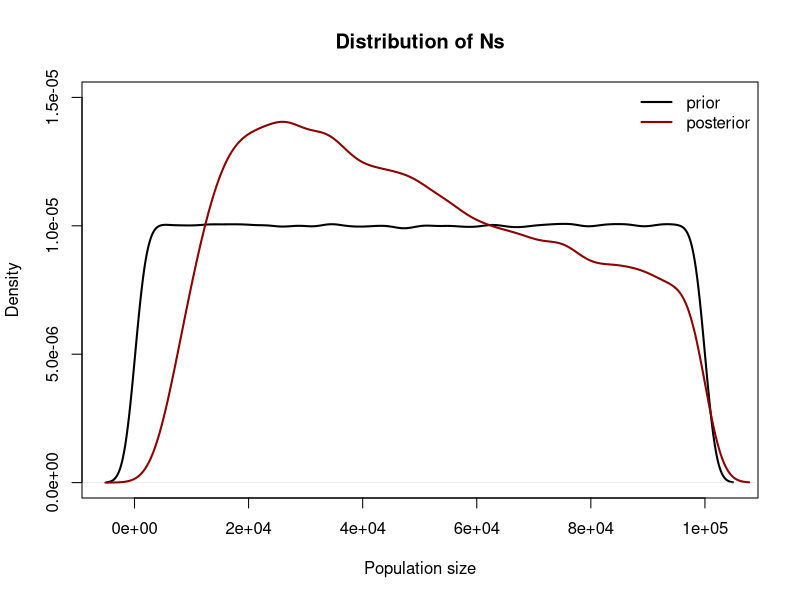
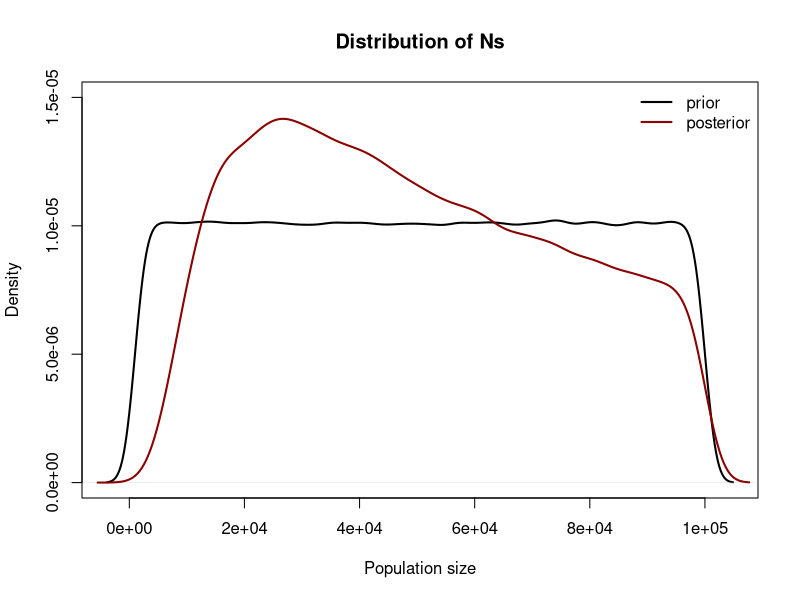

Recreate these plots in R, in order.
## ---- chunk 1
# Draw Ns from distribution --------
reps <- 1e6
min = 100; max = 100000
N <- runif(reps, min, max)
# Mean should be min+max/2
(min+max)/2; mean(N)
## ---- chunk 2
# Generate coalescent times ---------
rates <- 1/(N) # Only 1 Y chromosome in males...
coal_times <- rexp(reps, rates)
# Mean should be the same as mean(N)
mean(coal_times)
## ---- chunk 3
# Generate SNPs -----------
mu <- 1e-8
bps <- 100000
net_mutation_rates <- 2*mu*bps*coal_times
num_snps <- rpois(reps, net_mutation_rates)
# Mean should be approx 2Nu
mean(2*(N)*mu*bps); mean(num_snps)
## ---- chunk 4
lineages <- cbind(N, coal_times, num_snps)

# Subset to the draws of N that gave rise to 45-55 SNPs
accept <- subset(lineages, lineages[,3] < 56 & lineages[,3] > 44)

# Make sure it worked
min(accept[,3]); max(accept[,3])

# Proportion of samples we keep 
nrow(accept)/reps
## ---- chunk 5
# Plot
plot(density(N), lwd = 2, ylim = c(0, 0.000015), main = "Distribution of Ns", xlab = "Population size")
lines(density(accept[,1]), col = "darkred", lwd = 2)
legend("topright", lty = 1, col = c("black", "darkred"), legend = c("prior", "posterior"), bty = "n", lwd = 2)
## ---- chunk 6
# Metrics on accepted Ns
med <- median(accept[,1]); med
quantile(accept[,1], c(0.025, 0.975))
## ---- chunk 7
# Draw Ns from distribution --------
reps <- 1e6
min = 1000; max = 100000
N <- runif(reps, min, max)
# Mean should be min+max/2
print("Expected and real Mean N");(min+max)/2; mean(N)
# Generate coalescent times ---------
rates <- 1/(N) # Only 1 Y chromosome in males...
coal_times <- rexp(reps, rates)
# Mean should be the same as mean(N)
print("Mean coal time"); mean(coal_times)
# Generate SNPs -----------
mu <- 1e-8
bps <- 100000
net_mutation_rates <- 2*mu*bps*coal_times
num_snps <- rpois(reps, net_mutation_rates)
# Mean should be approx 2Nu
print("Expected and real mean Num SNPs");mean(2*(N)*mu*bps); mean(num_snps)
lineages <- cbind(N, coal_times, num_snps)

# Subset to the draws of N that gave rise to 45-55 SNPs
accept <- subset(lineages, lineages[,3] < 56 & lineages[,3] > 44)

# Make sure it worked
print("Min and Max SNPs in accepts");min(accept[,3]); max(accept[,3])

# Proportion of samples we keep 
print("Proportion of samples accepted");nrow(accept)/reps

# Plot
plot(density(N), lwd = 2, ylim = c(0, 0.000015), main = "Distribution of Ns", xlab = "Population size")
lines(density(accept[,1]), col = "darkred", lwd = 2)
legend("topright", lty = 1, col = c("black", "darkred"), legend = c("prior", "posterior"), 
       bty = "n", lwd = 2)

# Metrics on accepted Ns
print("Median value of accept"); med <- median(accept[,1]); med
print("95 CI of median"); quantile(accept[,1], c(0.025, 0.975))

